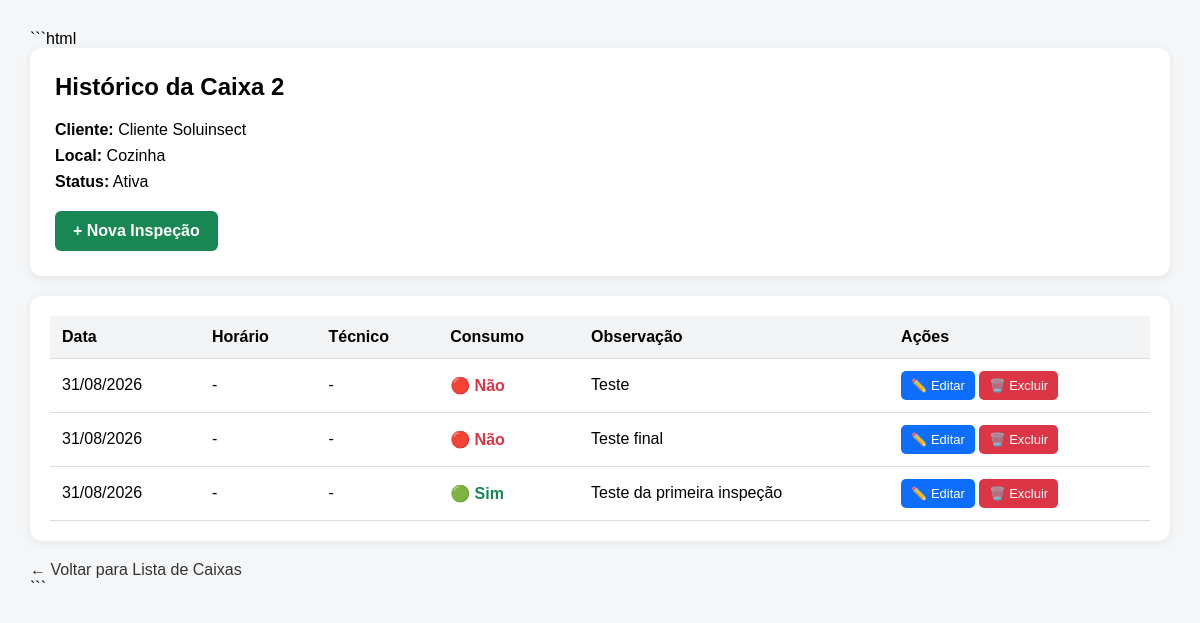
The app's page /historico-caixa/2, older data.
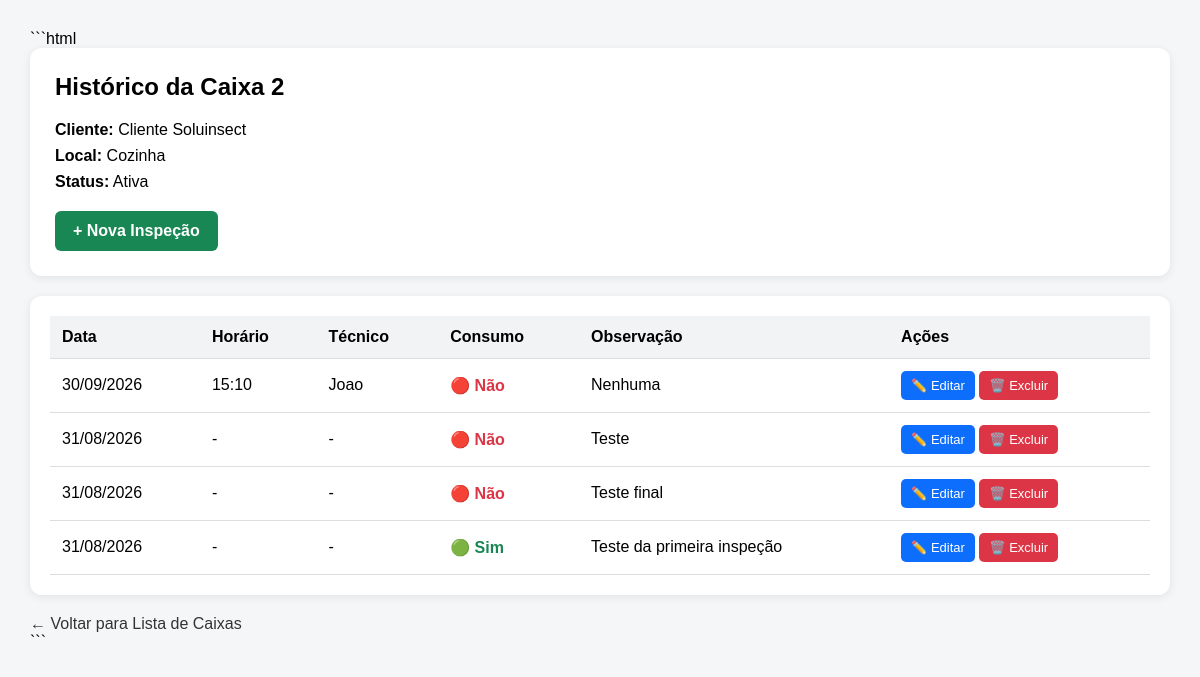
The same page, newer data.
### tables this page shows
CREATE TABLE caixas (
    id INTEGER PRIMARY KEY AUTOINCREMENT,
    cliente_id INTEGER NOT NULL,
    local TEXT NOT NULL,
    status TEXT DEFAULT 'Ativa',
    FOREIGN KEY (cliente_id) REFERENCES clientes(id)
);

CREATE TABLE clientes (
    id INTEGER PRIMARY KEY AUTOINCREMENT,
    nome TEXT NOT NULL,
    telefone TEXT,
    email TEXT
);

CREATE TABLE inspecoes (
            id INTEGER PRIMARY KEY AUTOINCREMENT,
            caixa_id INTEGER NOT NULL,
            data TEXT NOT NULL,
            consumo TEXT NOT NULL,
            observacao TEXT, tecnico TEXT, horario TEXT,
            FOREIGN KEY (caixa_id) REFERENCES caixas(id)
        );

### app.py (the view)
@app.route("/historico-caixa/<int:id>")
def historico_caixa(id):
    conexao = conectar_banco()
    caixa = conexao.execute(
        """
        SELECT
            caixas.id,
            caixas.local,
            caixas.status,
            clientes.nome AS cliente_nome
        FROM caixas
        JOIN clientes
            ON caixas.cliente_id = clientes.id
        WHERE caixas.id = ?
        """,
        (id,)
    ).fetchone()
    if caixa is None:
        conexao.close()
        return "Caixa não encontrada"
    inspecoes = conexao.execute(
        """
        SELECT *
        FROM inspecoes
        WHERE caixa_id = ?
        ORDER BY data DESC, id DESC
        """,
        (id,)
    ).fetchall()
    conexao.close()
    return render_template(
        "historico_caixa.html",
        caixa=caixa,
        inspecoes=inspecoes
    )

### app.py (called while the page is built)
def conectar_banco():
    conexao = sqlite3.connect("database.db")
    conexao.row_factory = sqlite3.Row
    return conexao

### templates/historico_caixa.html (shortened to what this page needs)
<!DOCTYPE html>
<html lang="pt-BR">
<head>
</head>
<body>
<div class="container">
    <section class="cabecalho">
        <h1>
            Histórico da Caixa {{ caixa.id }}
        </h1>
        <div class="informacoes">
            <div>
                <strong>Cliente:</strong>
                {{ caixa.cliente_nome }}
            </div>
            <div>
                <strong>Local:</strong>
                {{ caixa.local }}
            </div>
            <div>
                <strong>Status:</strong>
                {{ caixa.status }}
            </div>
        </div>
        <a
            class="nova-inspecao"
            href="/nova-inspecao/{{ caixa.id }}"
        >
            + Nova Inspeção
        </a>
    </section>
    <section class="tabela-container">
        {% if inspecoes %}
        <table>
            <thead>
                <tr>
                    <th>Data</th>
                    <th>Horário</th>
                    <th>Técnico</th>
                    <th>Consumo</th>
                    <th>Observação</th>
                    <th>Ações</th>
                </tr>
            </thead>
            <tbody>
                {% for inspecao in inspecoes %}
                <tr>
                    <td>
                        {{ inspecao.data[8:10] }}/{{ inspecao.data[5:7] }}/{{ inspecao.data[0:4] }}
                    </td>
                    <td>
                        {{ inspecao.horario or "-" }}
                    </td>
                    <td>
                        {{ inspecao.tecnico or "-" }}
                    </td>
                    <td>
                        {% if inspecao.consumo == "Sim" %}
                            <span class="sim">
                                🟢 Sim
                            </span>
                        {% else %}
                            <span class="nao">
                                🔴 Não
                            </span>
                        {% endif %}
                    </td>
                    <td>
                        {{ inspecao.observacao or "-" }}
                    </td>
                    <td class="acoes">
                        <a
                            class="editar"
                            href="/editar-inspecao/{{ inspecao.id }}"
                        >
                            ✏️ Editar
                        </a>
                        <a
                            class="excluir"
                            href="/excluir-inspecao/{{ inspecao.id }}"
                            onclick="return confirm('Tem certeza que deseja excluir esta inspeção?');"
                        >
                            🗑️ Excluir
                        </a>
                    </td>
                </tr>
                {% endfor %}
            </tbody>
        </table>
        {% else %}
            <p>
                Nenhuma inspeção registrada para esta caixa.
            </p>
        {% endif %}
    </section>
    <a
        class="voltar"
        href="/lista-caixas"
    >
        ← Voltar para Lista de Caixas
    </a>
</div>
</body>
</html>

### templates/historico_caixa.html (style rules this page uses)
body { font-family: Arial, sans-serif; background: #f4f6f8; margin: 0; padding: 30px; }
.container { max-width: 1200px; margin: auto; }
.cabecalho { background: white; padding: 25px; border-radius: 12px; box-shadow: 0 2px 10px rgba(0,0,0,0.08); margin-bottom: 20px; }
h1 { margin-top: 0; }
.informacoes { display: grid; gap: 8px; }
.nova-inspecao { display: inline-block; margin-top: 20px; padding: 11px 18px; background: #198754; color: white; text-decoration: none; border-radius: 6px; font-weight: bold; }
.tabela-container { background: white; padding: 20px; border-radius: 12px; box-shadow: 0 2px 10px rgba(0,0,0,0.08); overflow-x: auto; }
table { width: 100%; border-collapse: collapse; }
th, td { padding: 12px; border-bottom: 1px solid #ddd; text-align: left; }
th { background: #f1f3f5; }
.sim { color: #198754; font-weight: bold; }
.nao { color: #dc3545; font-weight: bold; }
.acoes { white-space: nowrap; }
.editar, .excluir { display: inline-block; padding: 7px 10px; border-radius: 5px; text-decoration: none; color: white; font-size: 13px; }
.editar { background: #0d6efd; }
.excluir { background: #dc3545; }
.voltar { display: inline-block; margin-top: 20px; color: #333; text-decoration: none; }

Row changes from the older to the newer data that the page shows:
added inspecoes: data "30", data "09", data "2026", horario "15:10", tecnico "Joao", consumo "🔴 Não", observacao "Nenhuma"
